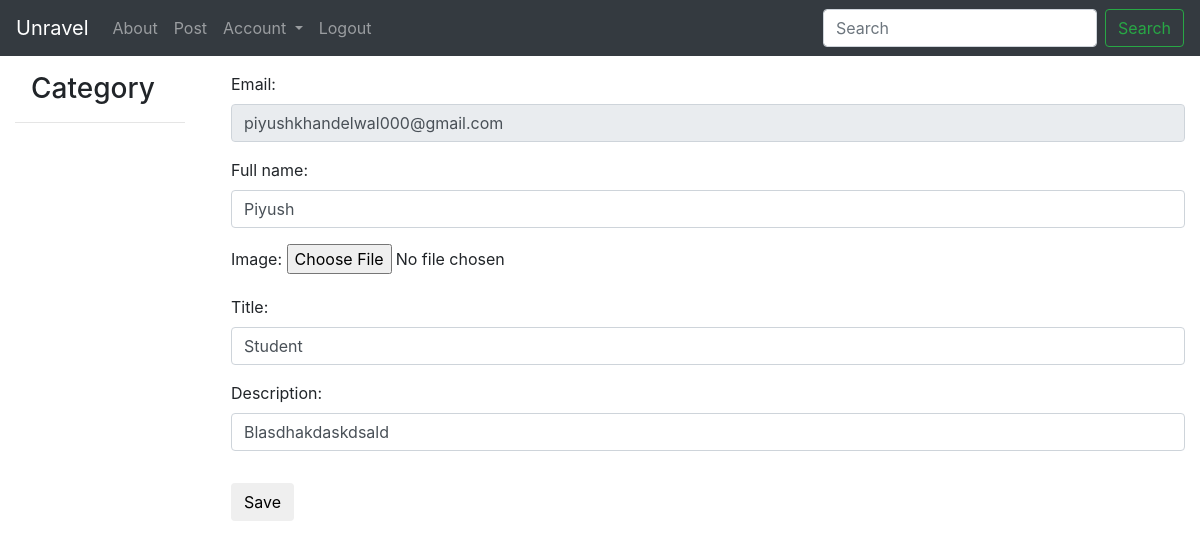
The app's page /author/edit/ (signed in), older data.
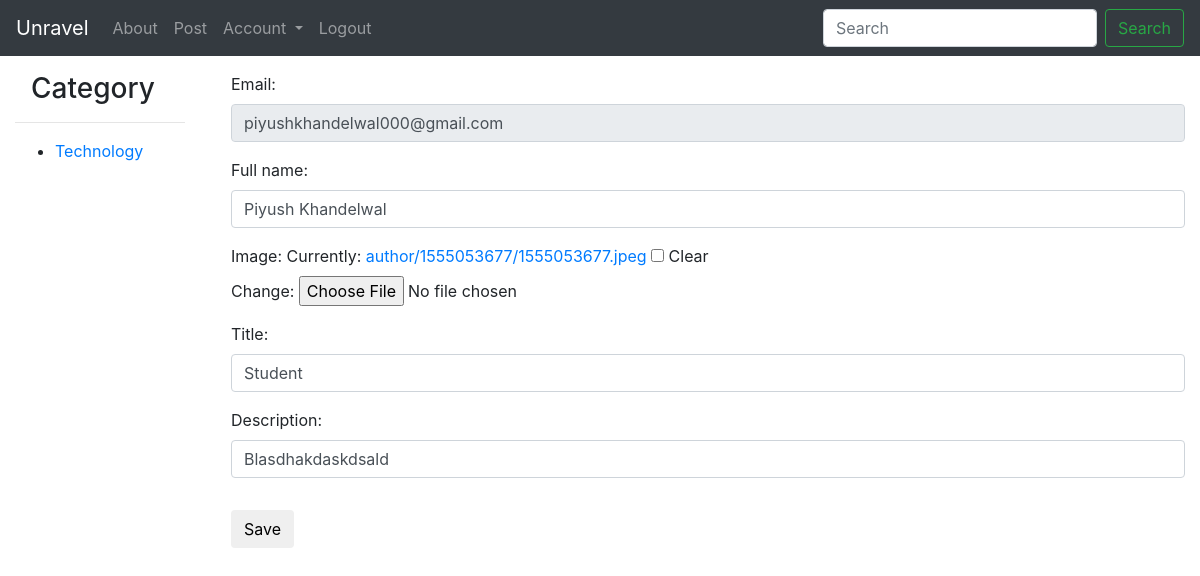
The same page, newer data.
### accounts/models.py (models this page shows, shortened)
class User(AbstractBaseUser):
	email 		= models.EmailField(max_length=255,unique=True)
	full_name 	= models.CharField(max_length=255)
	active		= models.BooleanField(default= True) # Can Login pr Not?
	admin		= models.BooleanField(default=False) # Superuser
	timestamp	= models.DateTimeField(auto_now_add=True)
	USERNAME_FIELD  = 'email'
	REQUIRED_FIELDS = ['full_name']
	objects = UserManager()
	@property
	def is_active(self):
		return self.active

### categories/models.py (models this page shows, shortened)
class Category(models.Model):
	title		= models.CharField(max_length= 40,unique= True)
	slug		= models.SlugField(blank= True,unique= True)
	created		= models.DateTimeField(auto_now= True)
	def get_absolute_url(self):
		return reverse('category',kwargs={'slug':self.slug})

### authorprofile/views.py (the view)
@login_required()
def author_edit_view(request):
	user_form = UserForm(request.POST or None, instance=request.user)
	profile_form = AuthorForm(request.POST or None, instance=request.user.authorProfile)
	if user_form.is_valid() and profile_form.is_valid():
		user_form.save()
		profile_form.save()
		return redirect('authorProfile:profile')
	else:
		pass
	return render(request, 'authorprofile/editProfile.html', {
	'user_form': user_form,
	'profile_form': profile_form
	})

### authorprofile/forms.py
class UserForm(forms.ModelForm):
	def __init__(self,*args,**kwargs):
		super().__init__(*args,**kwargs)
		self.fields['full_name'].required=True
	class Meta:
		model=User
		fields =('full_name',)
		widgets = {
					'full_name':TextInput(
						attrs = {
							'class':'form-control full-name',
							'placeholder':'Your Full Name'
						}
					)
					}

class AuthorForm(forms.ModelForm):
	def __init__(self,*args,**kwargs):
		super().__init__(*args,**kwargs)
		self.fields['title'].required=True
		self.fields['description'].required=True
	class Meta:
		model = AuthorProfile
		fields = ('image','title','description')
		widgets = {
					'title': TextInput(
						attrs = {
							'class':'form-control author-title',
							'placeholder':'Your title'
						}
					),
					'description':TextInput(
						attrs = {
							'class':'form-control author-description',
							'placeholder':'Description'
						}
					)
					}

### categories/templatetags/category_list.py (called while the page is built)
@register.inclusion_tag('snippets/category_list.html')
def category_list():
	list = Category.objects.all()
	return{"list":list}

### authorprofile/templates/authorprofile/editProfile.html (shortened to what this page needs)
{% extends 'base.html' %}
{% block content %}
<form method="POST">{% csrf_token %}
	<label for='email'>Email:</label>
	<input type="text" id='email' class="disabled form-control"   disabled='disabled' value="{{ request.user.email }}"/>
  <div class='my-3'>{{ user_form }}</div>
  {{ profile_form.as_p }}
  <button type ='submit' class='btn btn-default my-3'>Save</button>
</form>
{% endblock content %}

### categories/templates/snippets/category_list.html
<h3 class="ml-3">Category</h3>
<hr>
<ul>
{% for obj in list %}
	<li class="my-1"> <a href="{{ obj.get_absolute_url }}">{{obj.title}}</a></li>
{% endfor%}
</ul>

Row changes from the older to the newer data that the page shows:
added Category: title "Technology"
changed User "piyushkhandelwal000@gmail.com": full_name "Piyush" → "Piyush Khandelwal"
Text that changed along with them:
form field as_p: (not shown) → "☐"
text no longer shown: "Image: Title: Description:"
text now shown: "Image: Currently: author/1555053677/1555053677.jpeg Clear Change: Title: Description:"
